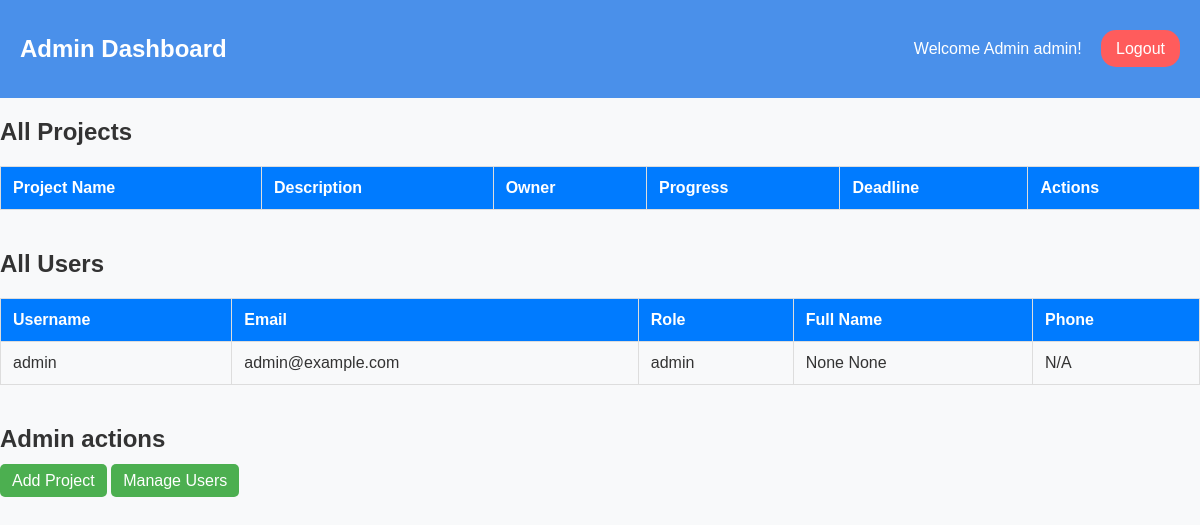
Page /dashboard (signed in) on the earlier database version.
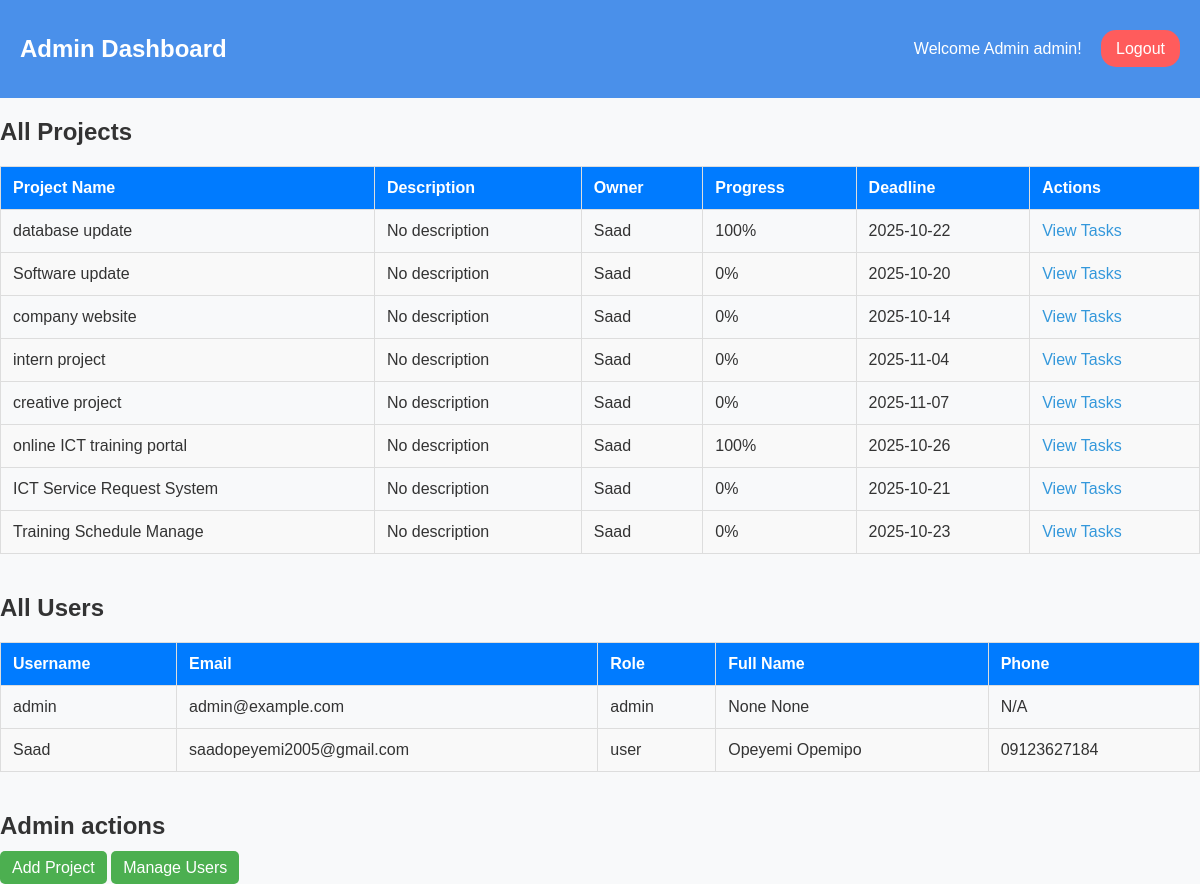
Same page on the later database version.
### app.py (models this page shows)
class User(db.Model, UserMixin):
    id = db.Column(db.Integer, primary_key=True)
    email = db.Column(db.String(150), unique=True, nullable=False)
    username = db.Column(db.String(150), unique=True, nullable=False)
    password = db.Column(db.String(150), nullable=False)
    role = db.Column(db.String(50), nullable=False, default="user")
    projects = db.relationship('Project', backref='owner', lazy=True)
    first_name = db.Column(db.String(150), nullable=True)
    last_name = db.Column(db.String(150), nullable=True)
    phone = db.Column(db.String(20), nullable=True)
    is_superadmin = db.Column(db.Boolean, default=False)

class Project(db.Model):
    id = db.Column(db.Integer, primary_key=True)
    name = db.Column(db.String(150), nullable=False)
    description = db.Column(db.Text, nullable=True)
    user_id = db.Column(db.Integer, db.ForeignKey('user.id'), nullable=False)
    tasks = db.relationship('Task', backref='project', lazy=True)
    deadline = db.Column(db.Date, nullable=False)
    @property
    def progress(self):
            if not self.tasks:
                return 0
            completed_tasks = sum(1 for task in self.tasks if task.status == 'completed')
            return int((completed_tasks / len(self.tasks)) * 100)

class Task(db.Model):
    id = db.Column(db.Integer, primary_key=True)
    title = db.Column(db.String(150), nullable=False)
    due_date = db.Column(db.Date, nullable=True)
    priority = db.Column(db.String(20), nullable=False, default='Medium')
    description = db.Column(db.Text, nullable=True)
    status = db.Column(db.String(50), nullable=False, default='pending')
    project_id = db.Column(db.Integer, db.ForeignKey('project.id'), nullable=False)
    created_at = db.Column(db.DateTime, nullable=False, default=datetime.utcnow)

### app.py (the view, shortened to what this page needs)
@app.route('/dashboard')
@login_required
def dashboard():
    if is_admin():
        projects = Project.query.all()
        users = User.query.all()
        tasks = Task.query.all()
        total_users = len(users)
        total_projects = len(projects)
        total_tasks = len(tasks)
        complete_tasks = sum(1 for task in tasks if task.status == 'completed')
        pending_tasks = total_tasks - complete_tasks
        completion_rate = int((complete_tasks / total_tasks) * 100) if total_tasks > 0 else 0
        return render_template("admin_dashboard.html", projects=projects, users=users, tasks=tasks,
                               total_users=total_users, total_projects=total_projects,
                               total_tasks=total_tasks, complete_tasks=complete_tasks,
                               pending_tasks=pending_tasks, completion_rate=completion_rate)

### app.py (called while the page is built)
@login_manager.user_loader
def load_user(user_id):
    return User.query.get(int(user_id))

def is_admin():
    return current_user.is_authenticated and current_user.role == "admin"

### templates/admin_dashboard.html (shortened to what this page needs)
<!DOCTYPE html>
<html lang="en">
<head>
    <link rel="stylesheet" href="{{ url_for('static', filename='admin_dashboard.css') }}">
</head>
<body>
    <nav>
        <h1>Admin Dashboard</h1>
        <div>
            <span>Welcome Admin {{ current_user.username }}!</span>
        <a href="{{ url_for('logout') }}" class="logout-btn">Logout</a>
         </div>
    </nav>
<main>
<section>
    <h2>All Projects</h2>
    <table class="admin-table">
        <thead>
            <tr>
                <th>Project Name</th>
                <th>Description</th>
                <th>Owner</th>
                <th>Progress</th>
                <th>Deadline</th>
                <th>Actions</th>
            </tr>
        </thead>
        <tbody>
            {% for project in projects %}
            <tr>
                <td>{{ project.name }}</td>
                <td>{{ project.description or 'No description' }}</td>
                <td>{{ project.owner.username }}</td>
                <td>{{ project.progress }}%</td>
                <td>{{ project.deadline.strftime('%Y-%m-%d') }}</td>
                <td><a href="{{ url_for('tasks', project_id=project.id) }}">View Tasks</a></td>
            </tr>
            {% endfor %}
        </tbody>
    </table>
</section>
<section>
    <h2>All Users</h2>
    <table class="admin-table">
        <thead>
            <tr>
                <th>Username</th>
                <th>Email</th>
                <th>Role</th>
                <th>Full Name</th>
                <th>Phone</th>
            </tr>
        </thead>
        <tbody>
            {% for user in users %}
            <tr>
                <td>{{ user.username }}</td>
                <td>{{ user.email }}</td>
                <td>{{ user.role }}</td>
                <td>{{ user.first_name }} {{ user.last_name }}</td>
                <td>{{ user.phone or 'N/A' }}</td>
            </tr>
            {% endfor %}
        </tbody>
    </table>
</section>
            <section>
                <h2>Admin actions</h2>
                <a href="{{ url_for('add_project') }}" class="btn">Add Project</a>
                <a href="{{ url_for('manage_users') }}" class="btn">Manage Users</a>
            </section>
</main>
</body>
</html>

### static/admin_dashboard.css (style rules this page uses)
body { font-family: Arial, Helvetica, sans-serif; background-color: #f8f9fa; margin: 0; padding: 0; color: #333; }
nav { background-color: #4a90ea; color: #fff; padding: 15px 20px; display: flex; justify-content: space-between; align-items: center; position: sticky; top: 0; z-index: 1000; }
span { margin-right: 15px; }
.logout-btn { background-color: #ff5c5c; color: #fff; border-radius: 15px; padding: 10px 15px; text-decoration: none; }
.admin-table { width: 100%; border-collapse: collapse; margin-bottom: 40px; font-family: Arial, sans-serif; }
.admin-table th, .admin-table td { border: 1px solid #ddd; padding: 12px; text-align: left; }
.admin-table th { background-color: #007bff; color: #fff; }
.admin-table tr:nth-child(even) { background-color: #f9f9f9; }
.admin-table a { color: #3498db; text-decoration: none; }
.btn { background-color: #4CAF50; color: white; padding: 8px 12px; text-decoration: none; border-radius: 5px; }

Differences in the rows shown:
added Project: name "database update", description "No description", owner.username "Saad", progress "100", deadline "2025-10-22"
added Project: name "Software update", description "No description", owner.username "Saad", progress "0", deadline "2025-10-20"
added Project: name "company website", description "No description", owner.username "Saad", progress "0", deadline "2025-10-14"
added Project: name "intern project", description "No description", owner.username "Saad", progress "0", deadline "2025-11-04"
added Project: name "creative project", description "No description", owner.username "Saad", progress "0", deadline "2025-11-07"
added Project: name "online ICT training portal", description "No description", owner.username "Saad", progress "100", deadline "2025-10-26"
added Project: name "ICT Service Request System", description "No description", owner.username "Saad", progress "0", deadline "2025-10-21"
added Project: name "Training Schedule Manage", description "No description", owner.username "Saad", progress "0", deadline "2025-10-23"
added User: username "Saad", email "saadopeyemi2005@gmail.com", role "user", first_name "Opeyemi", last_name "Opemipo", phone "09123627184"
